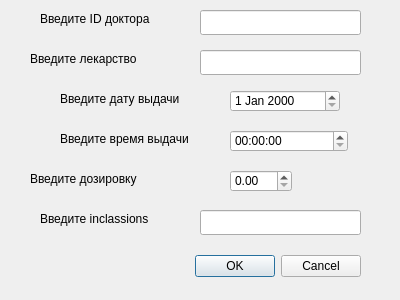
<?xml version="1.0" encoding="UTF-8"?>
<ui version="4.0">
 <class>FormPrescription</class>
 <widget class="QDialog" name="FormPrescription">
  <property name="geometry">
   <rect>
    <x>0</x>
    <y>0</y>
    <width>400</width>
    <height>300</height>
   </rect>
  </property>
  <property name="windowTitle">
   <string>Dialog</string>
  </property>
  <widget class="QLabel" name="label_6">
   <property name="geometry">
    <rect>
     <x>40</x>
     <y>210</y>
     <width>151</width>
     <height>17</height>
    </rect>
   </property>
   <property name="text">
    <string>Введите inclassions</string>
   </property>
  </widget>
  <widget class="QLabel" name="label_2">
   <property name="geometry">
    <rect>
     <x>30</x>
     <y>50</y>
     <width>161</width>
     <height>17</height>
    </rect>
   </property>
   <property name="text">
    <string>Введите лекарство </string>
   </property>
  </widget>
  <widget class="QLineEdit" name="lineEdit_doctor_id">
   <property name="geometry">
    <rect>
     <x>200</x>
     <y>10</y>
     <width>161</width>
     <height>25</height>
    </rect>
   </property>
  </widget>
  <widget class="QLineEdit" name="lineEdit_inclassions">
   <property name="geometry">
    <rect>
     <x>200</x>
     <y>210</y>
     <width>161</width>
     <height>25</height>
    </rect>
   </property>
  </widget>
  <widget class="QLineEdit" name="lineEdit_medicine">
   <property name="geometry">
    <rect>
     <x>200</x>
     <y>50</y>
     <width>161</width>
     <height>25</height>
    </rect>
   </property>
  </widget>
  <widget class="QDateEdit" name="dateEdit_issue_date">
   <property name="geometry">
    <rect>
     <x>230</x>
     <y>90</y>
     <width>110</width>
     <height>22</height>
    </rect>
   </property>
  </widget>
  <widget class="QLabel" name="label_5">
   <property name="geometry">
    <rect>
     <x>30</x>
     <y>170</y>
     <width>161</width>
     <height>17</height>
    </rect>
   </property>
   <property name="text">
    <string>Введите дозировку </string>
   </property>
  </widget>
  <widget class="QLabel" name="label_4">
   <property name="geometry">
    <rect>
     <x>60</x>
     <y>130</y>
     <width>161</width>
     <height>17</height>
    </rect>
   </property>
   <property name="text">
    <string>Введите время выдачи</string>
   </property>
  </widget>
  <widget class="QTimeEdit" name="timeEdit_issue_time">
   <property name="geometry">
    <rect>
     <x>230</x>
     <y>130</y>
     <width>118</width>
     <height>22</height>
    </rect>
   </property>
  </widget>
  <widget class="QDialogButtonBox" name="buttonBox">
   <property name="geometry">
    <rect>
     <x>20</x>
     <y>250</y>
     <width>341</width>
     <height>32</height>
    </rect>
   </property>
   <property name="orientation">
    <enum>Qt::Orientation::Horizontal</enum>
   </property>
   <property name="standardButtons">
    <set>QDialogButtonBox::StandardButton::Cancel|QDialogButtonBox::StandardButton::Ok</set>
   </property>
  </widget>
  <widget class="QLabel" name="label">
   <property name="geometry">
    <rect>
     <x>40</x>
     <y>10</y>
     <width>151</width>
     <height>17</height>
    </rect>
   </property>
   <property name="text">
    <string>Введите ID доктора</string>
   </property>
  </widget>
  <widget class="QDoubleSpinBox" name="doubleSpinBox_">
   <property name="geometry">
    <rect>
     <x>230</x>
     <y>170</y>
     <width>62</width>
     <height>22</height>
    </rect>
   </property>
  </widget>
  <widget class="QLabel" name="label_3">
   <property name="geometry">
    <rect>
     <x>60</x>
     <y>90</y>
     <width>161</width>
     <height>17</height>
    </rect>
   </property>
   <property name="text">
    <string>Введите дату выдачи</string>
   </property>
  </widget>
 </widget>
 <resources/>
 <connections/>
</ui>
